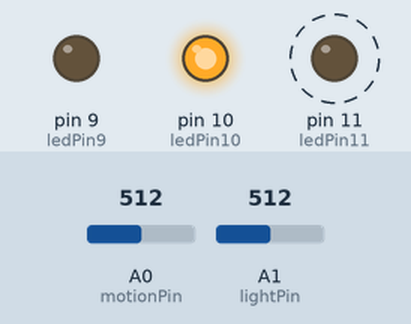
The sketch below on a simulated Arduino Uno, built with avr-gcc and run on an emulated ATmega328P. Parts: output pins drawn as LEDs (lit = HIGH). Dashed ring = blinking. The inputs (shaded band) are chosen by the test bench; at power-on: A0 (motionPin) = 512, A1 (lightPin) = 512.

Above: at 2.0 s.
2.1 s: A0 (motionPin) set to 605
3.6 s: A0 (motionPin) set to 625
5.1 s: A0 (motionPin) set to 537
6.6 s: A0 (motionPin) set to 517
8.1 s: A0 (motionPin) set to 716
At 8.54 s:
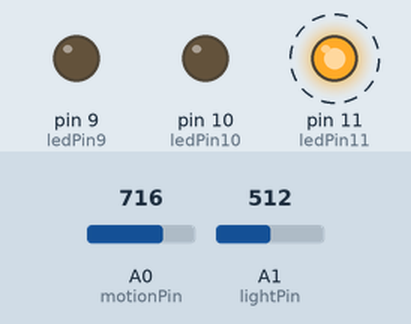
At 9.1 s:
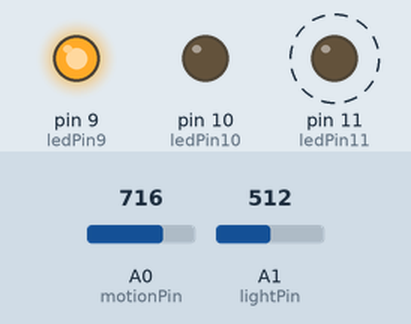
Timing chart, 0 to 11.4 s (numbered marks = the images above; inputs shaded):
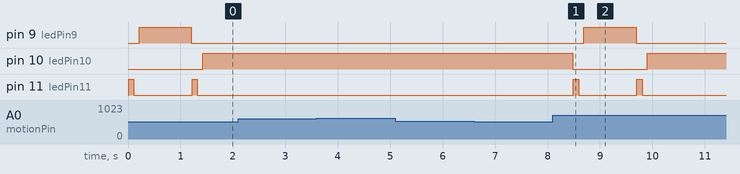

The sketch:

Jeremy_Blum_Tutorials_6.5.2.3.ino
```cpp
//Infrared Sensor + Photodiode
//motion and light sensing

//Define Pins
int motionPin = 0;
int lightPin = 1;
int ledPin9 = 9;
int ledPin10 = 10;
int ledPin11 = 11;

//Distance Variables
int lastDist = 0;
int currentDist = 0;

//State Variables
int redtogreen = 1;
int greentored = 0;

//Threshold for Movement
int thresh = 100;

void setup(){
  pinMode(ledPin9, OUTPUT);
  pinMode(ledPin10, OUTPUT);
  pinMode(ledPin11, OUTPUT);
}

void loop(){
  int lightVal = analogRead(lightPin);
  currentDist = analogRead(motionPin);
  //Does the current distance deviate from the last distance by more than the threshold?
  if ((currentDist > lastDist + thresh || currentDist < lastDist - thresh) && lightVal < 800){
    if (redtogreen == 1){
      greentored = 1;
     }
    digitalWrite(ledPin10, LOW);
    delay(10);
    if (redtogreen == 1){
      statefunction1();
      redtogreen = 0;
    }
    digitalWrite(ledPin9, HIGH);
    delay(1000);

  } else {
    if (greentored == 0){
      redtogreen = 0;
     }
    digitalWrite(ledPin9, LOW);
    delay(10);
    if (greentored == 0){
      statefunction2();
      greentored = 1;
    }
    digitalWrite(ledPin10, HIGH);
    delay(1000);
  }
  lastDist = currentDist;
}

void statefunction1(){
  digitalWrite(ledPin11, HIGH);
  delay(100);
  digitalWrite(ledPin11, LOW);
  delay(100);
  greentored = 0;
}

void statefunction2(){
  digitalWrite(ledPin11, HIGH);
  delay(100);
  digitalWrite(ledPin11, LOW);
  delay(100);
  redtogreen = 1;
}
```

Measured:
- after the input at 2.1 s, every drawn part: stays the same
- after the input at 3.6 s, every drawn part: stays the same
- after the input at 5.1 s, every drawn part: stays the same
- after the input at 6.6 s, every drawn part: stays the same
- after the input at 8.1 s, pin 9 (ledPin9): LOW → HIGH after 0.59 s, → LOW 1.0 s later; pin 10 (ledPin10): HIGH → LOW after 0.38 s, → HIGH 1.4 s later; pin 11 (ledPin11): alternates HIGH for 0.10 s and LOW for 1.1 s, 4 changes in all, then stays LOW, starting after 0.39 s
- by itself, pin 11 (ledPin11): alternates HIGH for 0.10 s and LOW for 1.1 s
